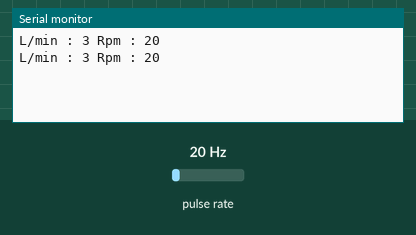
This sketch was run on a simulated Arduino Uno, built with avr-gcc and run on an emulated ATmega328P. Parts: the last lines printed to the serial monitor. Wiring (inferred from the names in the program): pulse sensor: data pin 2. Inputs (shaded band) come from the test bench; at power-on: pulse rate 20 Hz.

Above: at 1.2 s.
1.3 s: pulse rate (sensor on pin 2) set to 4 Hz
At 2.6 s:
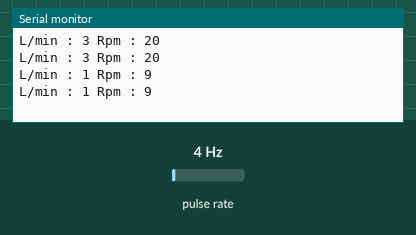
2.8 s: pulse rate (sensor on pin 2) set to 50 Hz
At 3.5 s:
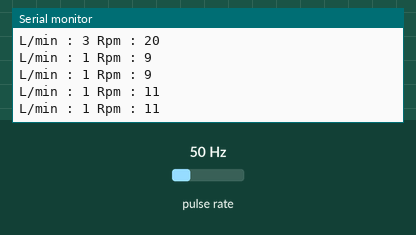
Timing chart, 0 to 5.8 s (numbered marks = the images above; inputs shaded):
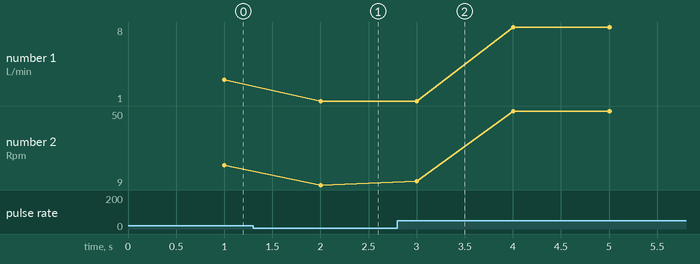

Measured:
- after the input at 1.3 s, the serial monitor: prints a new line after 0.70 s (image 1)
- after the input at 2.8 s, the serial monitor: prints a new line after 0.20 s (image 2)
- plotted number 1: 3 → 1 after the input at 1.3 s, 1 → 8 after the input at 2.8 s
- plotted number 2: 20 → 9 after the input at 1.3 s, 9 → 50 after the input at 2.8 s

The sketch:

Prueba_Flujo_Agua_YF-S201.ino
```cpp
// Esta opcion recoje toda el agua desde el tanque auxiliar, independientemente del ciclo
// siempre llena desde el auxiliar hasta terminar el agua luego se abastece del acueducto
// en cualquier ciclo que este funciona igual

// (bomba1, LOW);  // Apaga  Bomba1 LLenado desde el tanque auxiliar(10)
// (bomba1, HIGH); // Prende Bomba1 LLenado desde el tanque auxiliar(10)
// (bomba2, HIGH); // Apaga  Bomba2 Electro-Valvula Llenado desde el acueducto(11)
// (bomba2, LOW);  // Prende Bomba2 Electro-Valvula Llenado desde el acueducto(11)

// Serial.print, no funciona

#include <LiquidCrystal_I2C.h>
#include <LiquidCrystal.h>
#include <TimerOne.h>
#include <Wire.h>

volatile int Echo = A0 ;
volatile int Trig = A1 ;
volatile int distancia ;
volatile int duracion ;
volatile int espera ;

//volatile long duracion ;

LiquidCrystal lcd(9, 8, 7, 6, 5, 4) ;
volatile int rpmcont ;
volatile int Calc;
volatile int pin_sensor = 2 ;

volatile double  TiempoFin = 0 ;
volatile int     Ciclo = 1 ;
volatile boolean SwInicio1 = false ;


volatile boolean swbomba1HIGH = true ;
volatile boolean swbomba2HIGH = true ;

volatile boolean SwAjitado = false ;
volatile boolean SwTanqAux = true  ;
volatile boolean swLimpia  = false ;

volatile int lleno   = 0 ;
volatile boolean actualizar = true ;
volatile char textoLcd;
volatile int swinicializar= 0 ;

volatile int horas  = 0 ; // variable dentro y fuera de una interupcion
volatile int minutos= 0 ;
volatile int segundos=0 ;

volatile int contVeces=0 ;
volatile int espera2=0 ;

volatile boolean InicioRele = false ;
volatile boolean CicloLavado1 = true ;
volatile boolean CicloLavado2 = false ;

volatile int vel      = 1000;
volatile int tiempo   = 80  ;
volatile int i        = 0   ;

int valorPulso3    ;
int pulsador3 = 3  ; // Tanque auxiiar (3)

volatile int bomba1    = 10 ; // Bomba1 LLenado desde el tanque auxiliar(10)
volatile int bomba2    = 11 ; // Bomba2 Electro-Valvula Llenado desde el acueducto(11)

void rpm ()
{
 rpmcont++;
}


void setup()
{
  Serial.begin(115200);

  rpmcont=0;
  attachInterrupt(0, rpm, RISING);
}


void loop()
{
  rpmcont=0;
  sei();
  delay(1000);
  cli();
  contVeces++;
  Calc = (rpmcont * 60 / 350) ;

  Serial.print("L/min : ");
  Serial.print(Calc, DEC);
  Serial.print(" Rpm : ");
  Serial.println(rpmcont);

  Serial.print("L/min : ");
  Serial.print(Calc, DEC);
  Serial.print(" Rpm : ");
  Serial.println(rpmcont);
}
```
